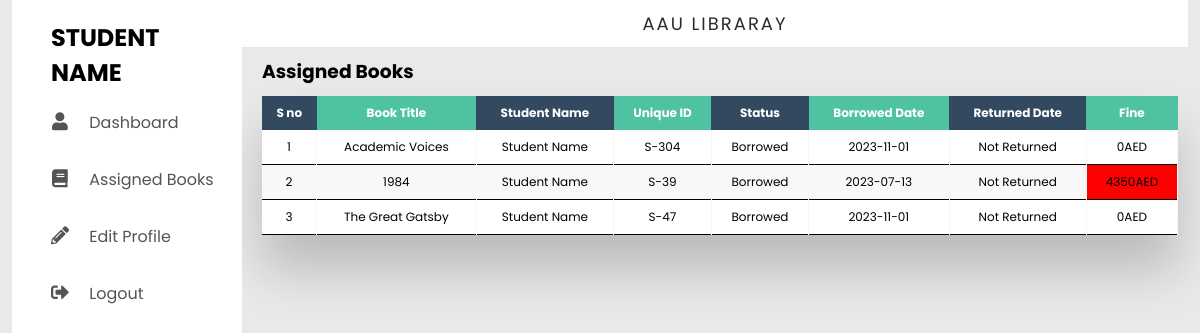
Page /student/assign_book/index.php (signed in) on the committed database.
### tables this page shows
CREATE TABLE `books_borrowed` (
  `id` int(11) NOT NULL,
  `user_id` int(11) NOT NULL,
  `book_id` int(11) NOT NULL,
  `unique_id` varchar(255) NOT NULL,
  `date` date NOT NULL,
  `fine_amount` int(11) DEFAULT NULL,
  `returned_date` date DEFAULT NULL,
  `status` varchar(255) NOT NULL,
  `created_at` timestamp NOT NULL DEFAULT current_timestamp()
);

CREATE TABLE `books` (
  `id` int(11) NOT NULL,
  `title` varchar(255) NOT NULL,
  `publisher` varchar(255) NOT NULL,
  `publication_year` int(11) NOT NULL,
  `version` int(20) NOT NULL,
  `field` varchar(255) NOT NULL,
  `quantity` int(255) DEFAULT NULL,
  `borrowed` int(11) DEFAULT 0,
  `created_at` timestamp NOT NULL DEFAULT current_timestamp()
);

CREATE TABLE `users` (
  `id` int(11) NOT NULL,
  `name` varchar(255) NOT NULL,
  `email` varchar(255) NOT NULL,
  `password` varchar(255) NOT NULL,
  `user_type` varchar(255) DEFAULT NULL,
  `created_at` timestamp NOT NULL DEFAULT current_timestamp()
);

### student/assign_book/index.php (the view, shortened to what this page needs)
<?php require_once '../../database/connection.php' ?>
<?php
if (!isset($_SESSION['user'])) {
    header('location: ../../');
}else{
    $user_id = $_SESSION['user']["id"];
}
$serails_number = 1;
$sql = "SELECT users.*, books.*, books_borrowed.*
FROM users
JOIN books_borrowed ON users.id = books_borrowed.user_id
JOIN books ON books_borrowed.book_id = books.id
WHERE users.id = '$user_id'";
$result = $conn->query($sql);
$data = $result->fetch_all(MYSQLI_ASSOC);
?>
<span style="font-family: verdana, geneva, sans-serif;">
    <!DOCTYPE html>
    <html lang="en">
    <?php require_once('../layouts/head.php'); ?>
    <body>
        <div class="container">
            <?php require_once('../layouts/navbar.php'); ?>
            <section class="main">
                <div class="main-top">
                    <p>AAU Libraray</p>
                </div>
                <div class="main-body">
                    <div class="header">
                        <h3>Assigned Books</h3>
                    </div>
                    <div class="table-wrapper">
                    <?php if(count($data) > 0){?>
                        <table class="fl-table">
                            <thead>
                                <tr>
                                    <th>S no</th>
                                    <th>Book Title</th>
                                    <th>Student Name</th>
                                    <th>Unique ID</th>
                                    <th>Status</th>
                                    <th>Borrowed Date</th>
                                    <th>Returned Date</th>
                                    <th>Fine</th>
                                </tr>
                            </thead>
                            <tbody>
                                <?php foreach ($data as $item) {
                                    $assignDate = new DateTime($item["date"]);
                                    $next120Days = $assignDate->add(new DateInterval('P120D'));
                                    $currentDate = new DateTime();
                                    if ($item["status"]  == "Borrowed" && $next120Days < $currentDate) {
                                            $overdueDays = $currentDate->diff($next120Days)->days;
                                            $fine = $overdueDays * 50;
                                    } elseif($item["status"]  == "Returned" && $next120Days < $currentDate) {
                                        $fine = "Charged";
                                    }else {
                                        $fine = 0;
                                    }
                                ?>
                                    <tr class="tr">
                                        <td><?php echo $serails_number ?></td>
                                        <td><?php echo $item["title"] ?></td>
                                        <td><?php echo $item["name"] ?></td>
                                        <td><?php echo $item["unique_id"] ?></td>
                                        <td><?php echo $item["status"] ?></td>
                                        <td><?php echo $item["date"] ?></td>
                                        <td><?php echo $item["returned_date"] !== null ? $item["returned_date"] : 'Not Returned' ?></td>
                                        <td <?php if($fine != 0 && $fine != "Charged") echo 'style="background-color: red;" '?> ><?php echo $fine == "Charged" ? "Charged " . $item["fine_amount"] : $fine . "AED" ?> </td>
                                    </tr>
                                <?php
                                    $serails_number++;
                                } ?>
                        </table>
                        <?php } else{  ?>
                            <p>No Record Found</p>
                            <?php } ?>
                    </div>
                </div>
            </section>
        </div>
    </body>
    </html>
</span>

### css/dashboard.css (style rules this page uses)
* { margin: 0; padding: 0; outline: none; border: none; text-decoration: none; list-style: none; box-sizing: border-box; font-family: "Poppins", sans-serif; }
body { background: rgb(233, 233, 233); }
.container { display: flex; width: 98vw; margin: auto; }
.main { width: 98%; }
.main-top { width: 100%; background: #fff; padding: 10px; text-align: center; font-size: 18px; letter-spacing: 2px; text-transform: uppercase; color: rgb(43, 43, 43); }
.main-body { padding: 10px 10px 10px 20px; }

### student/assign_book/index.php (style rules this page uses)
.header { display: flex; justify-content: space-between; }
.table-wrapper { margin: 10px 0; box-shadow: 0px 35px 50px rgba(0, 0, 0, 0.2); }
.fl-table { border-radius: 5px; font-size: 12px; font-weight: normal; border: none; border-collapse: collapse; width: 100%; max-width: 100%; white-space: nowrap; background-color: white; }
.tr { font-size: 16px; border-bottom: 1px solid black; }
.fl-table td, .fl-table th { text-align: center; padding: 8px; }
.fl-table td { border-right: 1px solid #f8f8f8; font-size: 12px; }
.fl-table thead th { color: #ffffff; background: #4FC3A1; }
.fl-table thead th:nth-child(odd) { color: #ffffff; background: #324960; }
.fl-table tr:nth-child(even) { background: #F8F8F8; }

### rows in the picture
books_borrowed: book.title "Academic Voices", user.name "Student Name", unique "S-304", status "Borrowed", date "2023-11-01", shows "Not Returned", fine "0"
books_borrowed: book.title "1984", user.name "Student Name", unique "S-39", status "Borrowed", date "2023-07-13", shows "Not Returned", date "4350"
books_borrowed: book.title "The Great Gatsby", user.name "Student Name", unique "S-47", status "Borrowed", date "2023-11-01", shows "Not Returned", fine "0"

### other values in the picture
$_SESSION['user']['name'] "STUDENT NAME"
